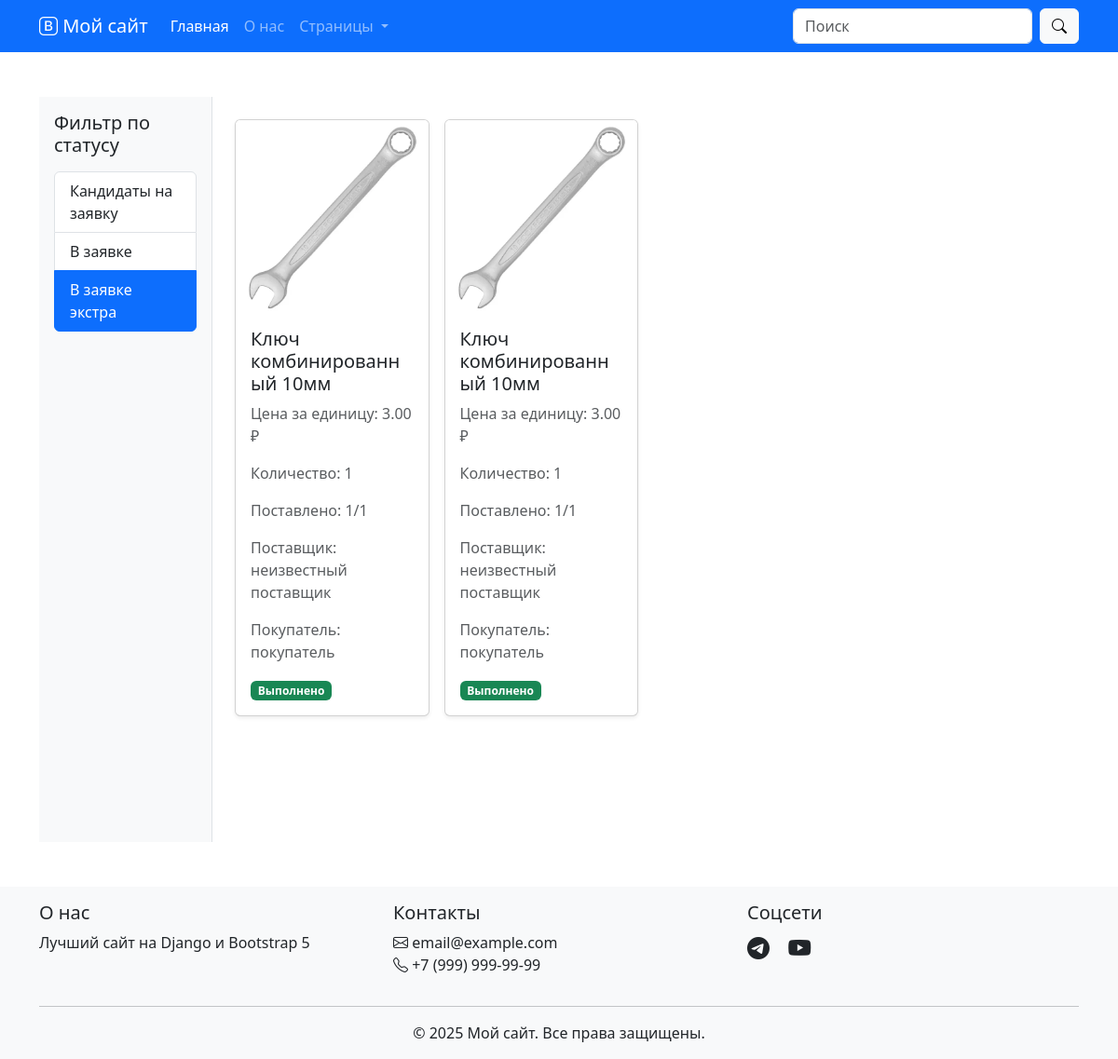
Screenshot of /request/?status=extra with the database file from the repository.
### request/models.py (models this page shows, shortened)
class RequestItem(models.Model):
    request = models.ForeignKey(Request, on_delete=models.CASCADE, related_name='items', verbose_name=_('Заявка'))
    delivered_quantity = models.PositiveIntegerField(_('Поставлено'), default=0, help_text=_('Количество уже поставленных единиц'))
    is_completed = models.BooleanField(_('Выполнено'), default=False, help_text=_('Заявка полностью выполнена'))
    product = models.ForeignKey(Product, on_delete=models.PROTECT, related_name='request_items', verbose_name=_('Товар'))
    quantity = models.PositiveIntegerField(_('Количество'), default=1)
    price_per_unit = models.DecimalField(_('Цена за единицу'), max_digits=10, decimal_places=2, default=0)
    supplier = models.CharField(_('Поставщик'), max_length=255, default='неизвестный поставщик')
    customer = models.CharField(_('Покупатель'), max_length=255, default='покупатель')
    @property
    def delivery_progress(self):
        return f"{self.delivered_quantity}/{self.quantity}"

### goods/models.py (models this page shows, shortened)
class Product(models.Model):
    code = models.CharField(
        max_length=100,
        unique=True,
        verbose_name='Код товара'
    )
    name = models.CharField(
        max_length=255,
        verbose_name='Название товара'
    )
    description = models.TextField(
        verbose_name='Описание товара',
        blank=True,
        null=True
    )
    category = models.ForeignKey(
        Category,
        on_delete=models.SET_NULL,
        related_name='products',
        verbose_name='Категория',
        blank=True,
        null=True
    )
    created_at = models.DateTimeField(
        default=timezone.now,
        verbose_name='Дата создания'
    )
    updated_at = models.DateTimeField(
        auto_now=True,
        verbose_name='Дата последнего обновления'
    )
    class Meta:
        app_label = 'goods'
        verbose_name = 'Товар'
        verbose_name_plural = 'Товары'
        ordering = ['name']
    @property
    def main_image(self):
        return self.product_images.filter(is_main=True).first()

### files/models.py (models this page shows, shortened)
class ProductImage(models.Model):
    product = models.ForeignKey(
        'goods.Product',
        on_delete=models.CASCADE,
        related_name='product_images',
        verbose_name='Товар'
    )
    image = models.ImageField(
        upload_to=product_image_upload_path,
        verbose_name='Изображение'
    )
    code = models.CharField(
        max_length=100,
        verbose_name='Код изображения',
        help_text='Должен совпадать с кодом товара'
    )
    is_main = models.BooleanField(
        default=False,
        verbose_name='Главное изображение'
    )
    created_at = models.DateTimeField(
        auto_now_add=True,
        verbose_name='Дата создания'
    )
    class Meta:
        app_label = 'files'
        verbose_name = 'Изображение товара'
        verbose_name_plural = 'Изображения товаров'
        ordering = ['-is_main', 'created_at']

### request/views.py (the view)
# urls.py: path('', views.requests_view, name='requests_list'),
def requests_view(request):
    status = request.GET.get('status', 'candidate')  # по умолчанию показываем кандидатов
    items = RequestItem.objects.filter(request__status=status).select_related('product', 'request')
    context = {
        'request_items': items,
        'status': status,
    }
    return render(request, 'store/requests.html', context)

### store/templates/store/requests.html (shortened to what this page needs)
{% extends 'store/base.html' %}
{% load static %}
{% block content %}
<div class="container-fluid">
    <div class="row">
        <aside class="col-md-3 col-lg-2 bg-light p-3 border-end vh-100">
            <h5 class="mb-3">Фильтр по статусу</h5>
            <div class="list-group">
                <a href="{% url 'request:requests_list' %}?status=candidate" class="list-group-item list-group-item-action {% if status == 'candidate' %}active{% endif %}">
                    Кандидаты на заявку
                </a>
                <a href="{% url 'request:requests_list' %}?status=in_request" class="list-group-item list-group-item-action {% if status == 'in_request' %}active{% endif %}">
                    В заявке
                </a>
                <a href="{% url 'request:requests_list' %}?status=extra" class="list-group-item list-group-item-action {% if status == 'extra' %}active{% endif %}">
                    В заявке экстра
                </a>
            </div>
        </aside>
        <main class="col-md-9 col-lg-10 p-4">
            <div class="row g-3" id="request-list">
                {% for item in request_items %}
                <div class="col-md-4 col-lg-3" id="request-item-{{ item.id }}">
                    <div class="card h-100 shadow-sm">
                        {% if item.product.main_image %}
                            <img src="{{ item.product.main_image.image.url }}" class="card-img-top" alt="{{ item.product.name }}">
                        {% else %}
                            <img src="{% static 'images/no-image.png' %}" class="card-img-top" alt="{{ item.product.name }}">
                        {% endif %}
                        <div class="card-body">
                            <h5 class="card-title">{{ item.product.name }}</h5>
                            <p class="card-text text-muted">Цена за единицу: {{ item.price_per_unit }} ₽</p>
                            <p class="card-text text-muted">Количество: {{ item.quantity }}</p>
                            <p class="card-text text-muted">Поставлено: {{ item.delivery_progress }}</p>
                            <p class="card-text text-muted">Поставщик: {{ item.supplier }}</p>
                            <p class="card-text text-muted">Покупатель: {{ item.customer }}</p>
                            <span class="badge {% if item.is_completed %}bg-success{% else %}bg-secondary{% endif %}">
                                {% if item.is_completed %}Выполнено{% else %}Не выполнено{% endif %}
                            </span>
                        </div>
                    </div>
                </div>
                {% empty %}
                <div class="col-12">
                    <div class="alert alert-warning">Нет заявок с выбранным статусом</div>
                </div>
                {% endfor %}
            </div>
        </main>
    </div>
</div>
{% endblock %}

### store/templates/store/includes/head.html (style rules this page uses)
body { padding-top: 56px; }

### rows the page displays
RequestItem: product.main_image.image (picture), product.name "Ключ комбинированный 10мм", price_per_unit "3.00", quantity "1", delivery_progress "1/1", supplier "неизвестный поставщик", customer "покупатель", is_completed "Выполнено"
RequestItem: product.main_image.image (picture), product.name "Ключ комбинированный 10мм", price_per_unit "3.00", quantity "1", delivery_progress "1/1", supplier "неизвестный поставщик", customer "покупатель", is_completed "Выполнено"
